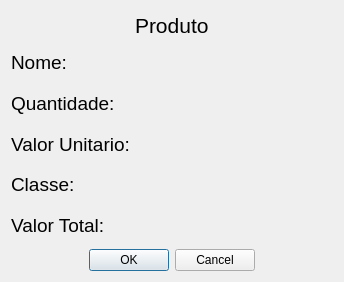
<?xml version="1.0" encoding="UTF-8"?>
<ui version="4.0">
 <class>ViewProduto</class>
 <widget class="QDialog" name="ViewProduto">
  <property name="geometry">
   <rect>
    <x>0</x>
    <y>0</y>
    <width>344</width>
    <height>282</height>
   </rect>
  </property>
  <property name="windowTitle">
   <string>Dialog</string>
  </property>
  <property name="windowIcon">
   <iconset resource="Imagens.qrc">
    <normaloff>:/imagens/icones/icon.png</normaloff>:/imagens/icones/icon.png</iconset>
  </property>
  <property name="styleSheet">
   <string notr="true"/>
  </property>
  <layout class="QVBoxLayout" name="verticalLayout_2">
   <item>
    <layout class="QVBoxLayout" name="verticalLayout" stretch="1,7,1">
     <item>
      <layout class="QHBoxLayout" name="horizontalLayout">
       <item>
        <spacer name="horizontalSpacer">
         <property name="orientation">
          <enum>Qt::Horizontal</enum>
         </property>
         <property name="sizeHint" stdset="0">
          <size>
           <width>40</width>
           <height>20</height>
          </size>
         </property>
        </spacer>
       </item>
       <item>
        <widget class="QLabel" name="label_7">
         <property name="enabled">
          <bool>true</bool>
         </property>
         <property name="font">
          <font>
           <pointsize>16</pointsize>
          </font>
         </property>
         <property name="text">
          <string>Produto</string>
         </property>
        </widget>
       </item>
       <item>
        <spacer name="horizontalSpacer_2">
         <property name="orientation">
          <enum>Qt::Horizontal</enum>
         </property>
         <property name="sizeHint" stdset="0">
          <size>
           <width>40</width>
           <height>20</height>
          </size>
         </property>
        </spacer>
       </item>
      </layout>
     </item>
     <item>
      <layout class="QGridLayout" name="gridLayout">
       <property name="leftMargin">
        <number>0</number>
       </property>
       <property name="topMargin">
        <number>0</number>
       </property>
       <property name="rightMargin">
        <number>0</number>
       </property>
       <property name="bottomMargin">
        <number>0</number>
       </property>
       <item row="0" column="0">
        <widget class="QLabel" name="label_6">
         <property name="font">
          <font>
           <pointsize>14</pointsize>
          </font>
         </property>
         <property name="text">
          <string>Nome:</string>
         </property>
        </widget>
       </item>
       <item row="0" column="1">
        <widget class="QLabel" name="labelNomeProduto">
         <property name="font">
          <font>
           <pointsize>14</pointsize>
          </font>
         </property>
         <property name="text">
          <string/>
         </property>
        </widget>
       </item>
       <item row="1" column="0">
        <widget class="QLabel" name="label">
         <property name="font">
          <font>
           <pointsize>14</pointsize>
          </font>
         </property>
         <property name="text">
          <string>Quantidade: </string>
         </property>
        </widget>
       </item>
       <item row="1" column="1">
        <widget class="QLabel" name="labelQuantidade">
         <property name="font">
          <font>
           <pointsize>14</pointsize>
          </font>
         </property>
         <property name="text">
          <string/>
         </property>
        </widget>
       </item>
       <item row="2" column="0">
        <widget class="QLabel" name="label_2">
         <property name="font">
          <font>
           <pointsize>14</pointsize>
          </font>
         </property>
         <property name="text">
          <string>Valor Unitario: </string>
         </property>
        </widget>
       </item>
       <item row="2" column="1">
        <widget class="QLabel" name="labelValorUnitario">
         <property name="font">
          <font>
           <pointsize>14</pointsize>
          </font>
         </property>
         <property name="text">
          <string/>
         </property>
        </widget>
       </item>
       <item row="3" column="0">
        <widget class="QLabel" name="label_4">
         <property name="font">
          <font>
           <pointsize>14</pointsize>
          </font>
         </property>
         <property name="text">
          <string>Classe:</string>
         </property>
        </widget>
       </item>
       <item row="3" column="1">
        <widget class="QLabel" name="labelClasse">
         <property name="font">
          <font>
           <pointsize>14</pointsize>
          </font>
         </property>
         <property name="text">
          <string/>
         </property>
        </widget>
       </item>
       <item row="4" column="0">
        <widget class="QLabel" name="label_5">
         <property name="font">
          <font>
           <pointsize>14</pointsize>
          </font>
         </property>
         <property name="text">
          <string>Valor Total:</string>
         </property>
        </widget>
       </item>
       <item row="4" column="1">
        <widget class="QLabel" name="labelValorTotal">
         <property name="font">
          <font>
           <pointsize>14</pointsize>
          </font>
         </property>
         <property name="text">
          <string/>
         </property>
        </widget>
       </item>
      </layout>
     </item>
     <item>
      <layout class="QHBoxLayout" name="horizontalLayout_2">
       <item>
        <spacer name="horizontalSpacer_3">
         <property name="orientation">
          <enum>Qt::Horizontal</enum>
         </property>
         <property name="sizeHint" stdset="0">
          <size>
           <width>40</width>
           <height>20</height>
          </size>
         </property>
        </spacer>
       </item>
       <item>
        <widget class="QDialogButtonBox" name="buttonBox">
         <property name="orientation">
          <enum>Qt::Horizontal</enum>
         </property>
         <property name="standardButtons">
          <set>QDialogButtonBox::Cancel|QDialogButtonBox::Ok</set>
         </property>
        </widget>
       </item>
       <item>
        <spacer name="horizontalSpacer_4">
         <property name="orientation">
          <enum>Qt::Horizontal</enum>
         </property>
         <property name="sizeHint" stdset="0">
          <size>
           <width>40</width>
           <height>20</height>
          </size>
         </property>
        </spacer>
       </item>
      </layout>
     </item>
    </layout>
   </item>
  </layout>
 </widget>
 <resources>
  <include location="Imagens.qrc"/>
 </resources>
 <connections>
  <connection>
   <sender>buttonBox</sender>
   <signal>accepted()</signal>
   <receiver>ViewProduto</receiver>
   <slot>accept()</slot>
   <hints>
    <hint type="sourcelabel">
     <x>233</x>
     <y>261</y>
    </hint>
    <hint type="destinationlabel">
     <x>157</x>
     <y>273</y>
    </hint>
   </hints>
  </connection>
  <connection>
   <sender>buttonBox</sender>
   <signal>rejected()</signal>
   <receiver>ViewProduto</receiver>
   <slot>reject()</slot>
   <hints>
    <hint type="sourcelabel">
     <x>233</x>
     <y>261</y>
    </hint>
    <hint type="destinationlabel">
     <x>286</x>
     <y>273</y>
    </hint>
   </hints>
  </connection>
 </connections>
</ui>
